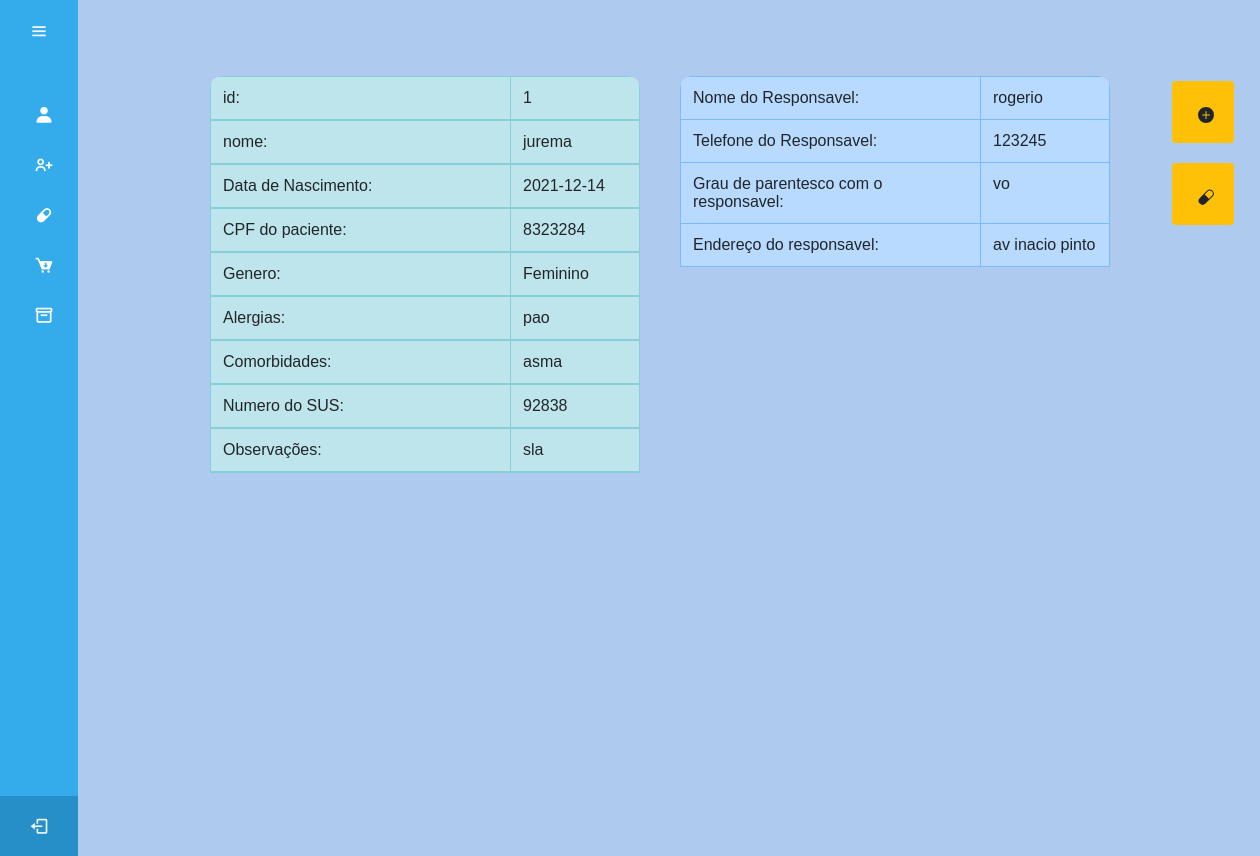
The page /dadoidosos.php?ididoso=1 on the database its author committed.
### tables this page shows
CREATE TABLE IF NOT EXISTS `idosos` (
  `ididoso` int(11) NOT NULL AUTO_INCREMENT,
  `nome_idoso` varchar(50) NOT NULL,
  `nascimento` date DEFAULT NULL,
  `genero` varchar(1) NOT NULL DEFAULT '',
  `alergia` varchar(50) NOT NULL,
  `comorbidade` varchar(50) NOT NULL,
  `obs` varchar(50) DEFAULT NULL,
  `numero_sus` int(11) NOT NULL DEFAULT 0,
  `cpf` int(11) NOT NULL DEFAULT 0,
  `plano_saude` varchar(3) NOT NULL DEFAULT '',
  `nome_resp` varchar(50) NOT NULL,
  `telefone_resp` int(11) NOT NULL DEFAULT 0,
  `cpf_resp` varchar(50) NOT NULL DEFAULT '0',
  `parentesco` varchar(50) NOT NULL,
  `endereco_resp` varchar(50) NOT NULL,
  PRIMARY KEY (`ididoso`)
);

### dadoidosos.php (the view, shortened to what this page needs)
<html>
<head>
	<link rel="stylesheet" href="https://maxcdn.bootstrapcdn.com/bootstrap/4.5.2/css/bootstrap.min.css">
	<link rel="stylesheet" href="css/dadoidoso.css">
</head>
<body>
	<?php
	include('conexao.php');
	$ididoso = $_GET['ididoso'];
	?>
	<div class="botoes">
		<a id="cadastro" style=" padding: 25; width: 10px; height: 10px" class='btn btn-warning btn-sm' href='cadastromedicamentos.php?ididoso=<?php echo $ididoso ?>'><svg xmlns="http://www.w3.org/2000/svg" width="16" height="16" fill="currentColor" class="bi bi-plus-circle-fill" viewBox="0 0 16 16">
				<path d="M16 8A8 8 0 1 1 0 8a8 8 0 0 1 16 0zM8.5 4.5a.5.5 0 0 0-1 0v3h-3a.5.5 0 0 0 0 1h3v3a.5.5 0 0 0 1 0v-3h3a.5.5 0 0 0 0-1h-3v-3z" />
			</svg></a>
		<a id="cadastro" style="padding: 25; width: 10px; height: 10px" class='btn btn-warning btn-sm' href='dadomedidoso.php?ididoso=<?php echo $ididoso ?>'><svg xmlns="http://www.w3.org/2000/svg" width="16" height="16" fill="currentColor" class="bi bi-capsule" viewBox="0 0 16 16">
				<path fill-rule="evenodd" d="M1.828 8.9 8.9 1.827a4 4 0 1 1 5.657 5.657l-7.07 7.071A4 4 0 1 1 1.827 8.9Zm9.128.771 2.893-2.893a3 3 0 1 0-4.243-4.242L6.713 5.429l4.243 4.242Z" />
			</svg></a>
	</div>
	<?php
	$sql = "select * from idosos where ididoso=$ididoso";
	$rs = mysqli_query($con, $sql);
	while ($linha = mysqli_fetch_array($rs)) {
	?>
		<?php
		$genero = $linha['genero'];
		if ($genero == 'F') {
			$genero = 'Feminino';
		} elseif ($genero == 'M') {
			$genero = 'Masculino';
		}
		?>
		<div class="tabela-conteiner">
			<div class="um">
				<table class="table table-info table-bordered">
					<thead>
						<td class="pergunta"> <?php echo 'id: '; ?></td>
						<td> <?php echo  $linha['ididoso']; ?></tr>
						<td class="pergunta"> <?php echo 'nome: '; ?></td>
						<td> <?php echo $linha['nome_idoso']; ?></tr>
						<td class="pergunta"> <?php echo 'Data de Nascimento: '; ?></td>
						<td> <?php echo $linha['nascimento']; ?></tr>
						<td class="pergunta"> <?php echo 'CPF do paciente: '; ?></td>
						<td> <?php echo $linha['cpf']; ?></tr>
						<td class="pergunta"> <?php echo 'Genero: '; ?></td>
						<td> <?php echo $genero; ?></tr>
						<td class="pergunta"> <?php echo 'Alergias: '; ?></td>
						<td> <?php echo $linha['alergia']; ?></tr>
						<td class="pergunta"> <?php echo 'Comorbidades: '; ?></td>
						<td> <?php echo $linha['comorbidade']; ?></tr>
						<td class="pergunta"> <?php echo 'Numero do SUS: '; ?></td>
						<td> <?php echo $linha['numero_sus']; ?></tr>
						<td class="pergunta"> <?php echo 'Observações: '; ?></td>
						<td> <?php echo $linha['obs']; ?></tr>
				</table>
			</div>
			<div class="dois">
				<table class="table table-primary table-bordered">
					<td class="pergunta"> <?php echo 'Nome do Responsavel: '; ?></td>
					<td> <?php echo $linha['nome_resp']; ?></tr>
					<td class="pergunta"> <?php echo 'Telefone do Responsavel: '; ?></td>
					<td> <?php echo $linha['telefone_resp']; ?></tr>
					<td class="pergunta"> <?php echo 'Grau de parentesco com o responsavel: '; ?></td>
					<td> <?php echo $linha['parentesco']; ?></tr>
					<td class="pergunta"> <?php echo 'Endereço do responsavel: '; ?></td>
					<td> <?php echo $linha['endereco_resp']; ?></tr>
				</table>
			</div>
		</div>
	<?php }
	?>
</body>
</html>

### css/dadoidoso.css (style rules this page uses)
* { margin: 0; padding: 0; box-sizing: border-box; font-family: Helvetica; }
body { background-color: #AECAEF; background-size: cover; margin-top: 7vh; margin-left: 50; }
.tabela-conteiner { margin-left: 150px; display: flex; }
.um { width: 600px; margin-left: 10px; margin-top: 20px; overflow: hidden; border-radius: 12px; }
.dois { width: 600px; margin-left: 40px; margin-top: 20px; overflow: hidden; border-radius: 12px; }
td.pergunta { width: 300px; }
.botoes { margin-top: 5px; border-radius: 12px; position: fixed; align-items: center; color: inherit; left: 93%; }
a#cadastro { margin-top: 20px; }
.tabela-conteiner { margin-right: 200px; }

### css/navteste4.css (style rules this page uses)
* { margin: 0; padding: 0; box-sizing: border-box; font-family: "Poppins" , sans-serif; }
body { position: relative; min-height: 100vh; width: 100%; overflow: hidden; }
.sidebar { position: fixed; top: 0; left: 0; height: 100%; width: 78px; background: #34abeb; padding: 20px 14px; transition: all 0.5s ease; }
.nav_list i { font-size: 20px; }
.sidebar #bnt { position: absolute; color: rgb(255, 255, 255); top: 6px; left: 50%; font-size: 20px; height: 50px; width: 50px; text-align: center; line-height: 50px; transform: translateX(-50%); }
.sidebar ul { margin-top: 20px; }
.sidebar ul li { position: relative; height: 50px; width:100%; margin: 0 5px ; list-style: none; line-height: 50px; text-transform: uppercase; }
.sidebar ul li a { color: #fff; display: flex; align-items: center; text-decoration: none; transition: all 0.4s ease; border-radius: 12px; white-space: nowrap; }
.sidebar ul li i { height: 50px; min-width: 50px; border-radius: 12px; line-height: 50px; text-align: center; }
.sidebar .profile_content { position: absolute; color: #fff; bottom: 0; left: 0; width: 100%; }
.sidebar .profile_content .profile { position: relative; padding: 10px 6px; height: 60px; background: #278fc7; }
.profile #log_out { position: absolute; left: 50%; bottom: 5px; transform: translateX(-50%); min-width: 50px; line-height: 50px; font-size: 20px; border-radius: 12px; text-align: center; opacity: 1; }
a { all: unset; color: aliceblue; }

### rows shown on the page
idosos: ididoso "1", nome_idoso "jurema", nascimento "2021-12-14", cpf "8323284", genero "Feminino", alergia "pao", comorbidade "asma", numero_sus "92838", obs "sla", nome_resp "rogerio", telefone_resp "123245", parentesco "vo", endereco_resp "av inacio pinto"
